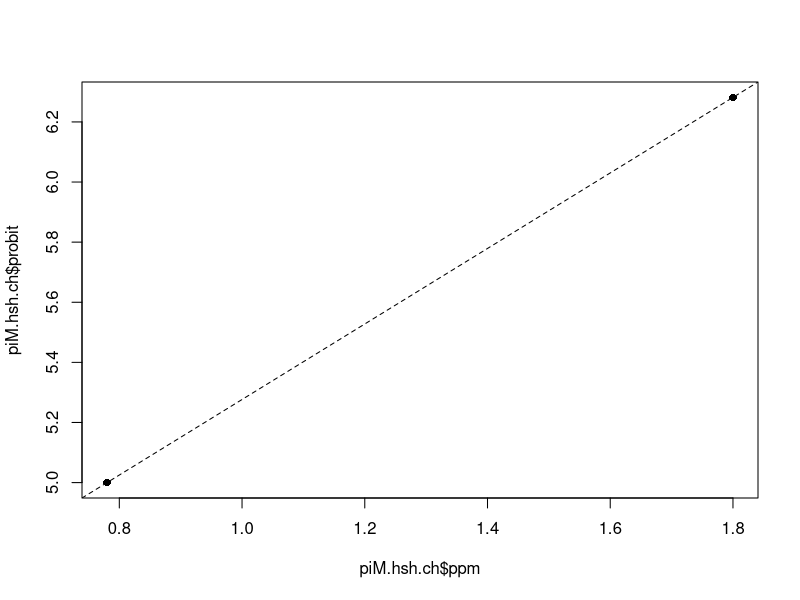
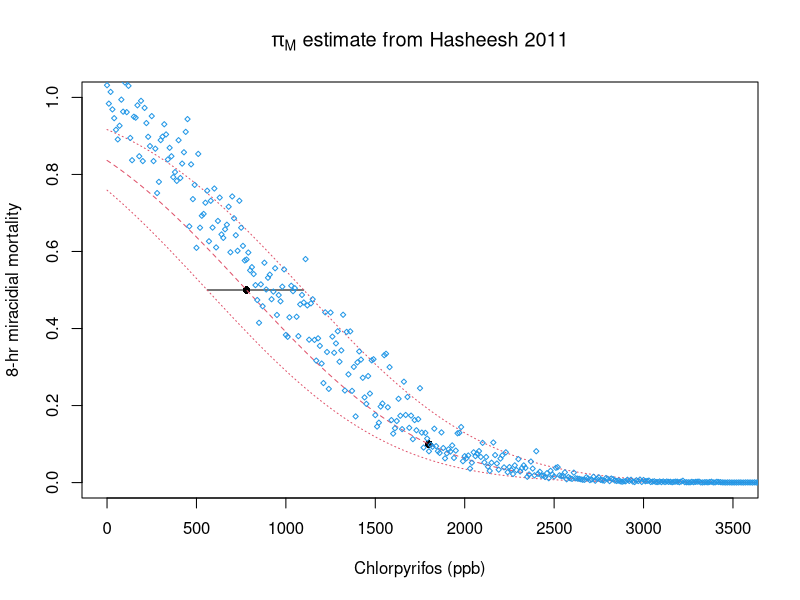
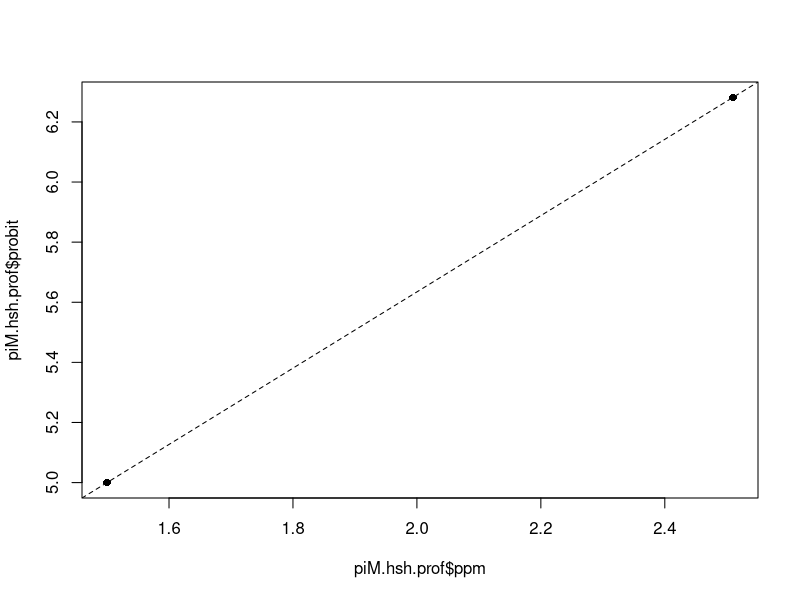
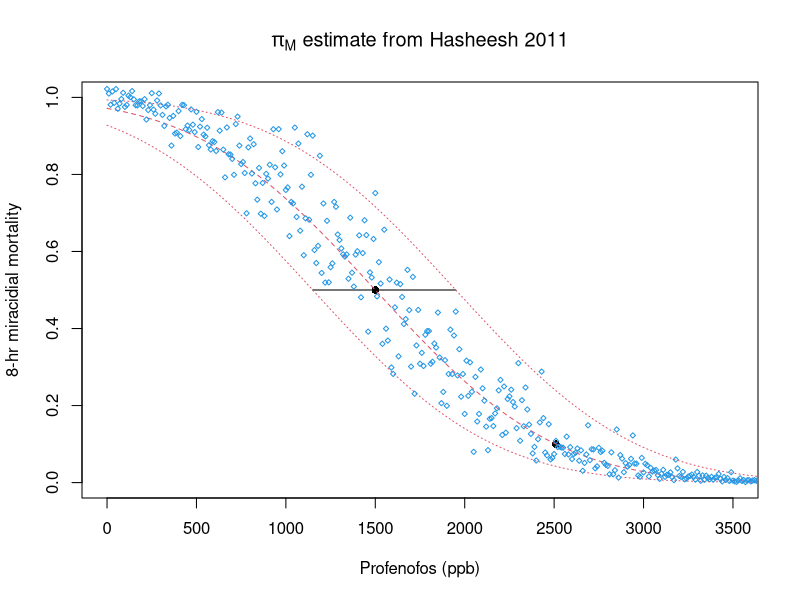
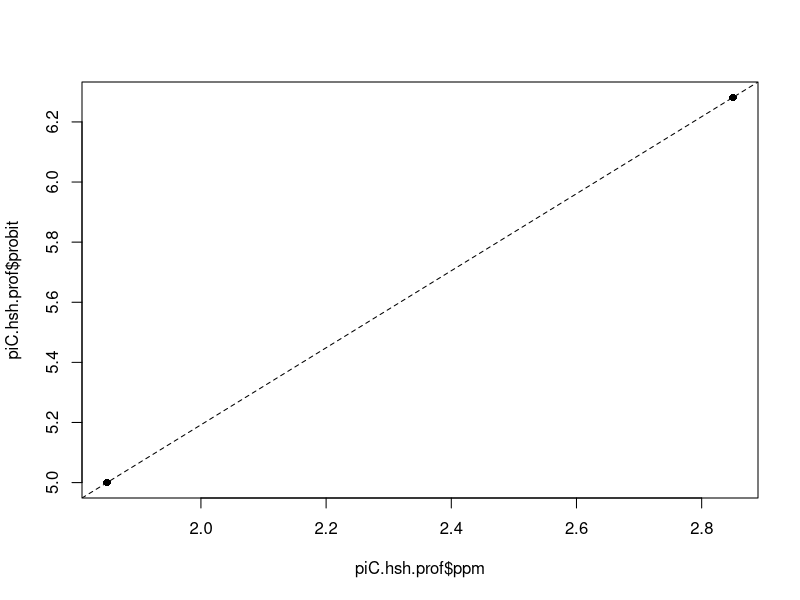
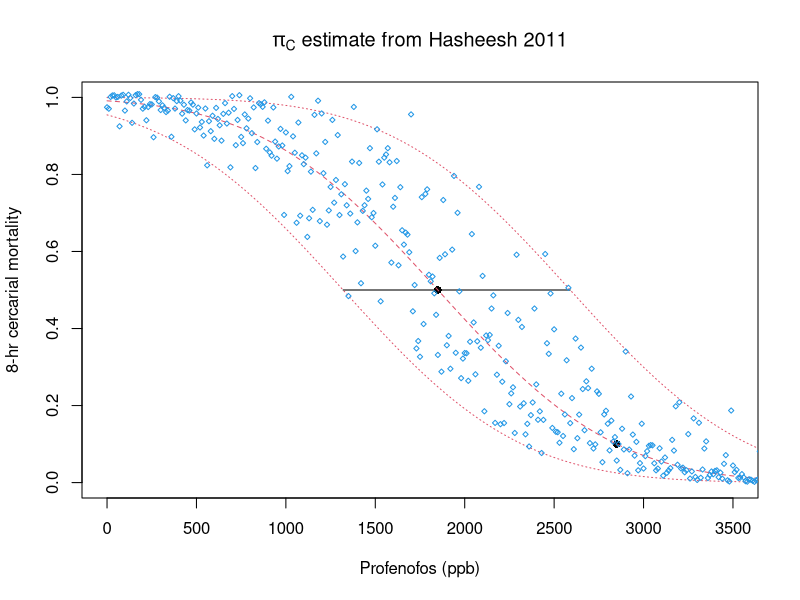
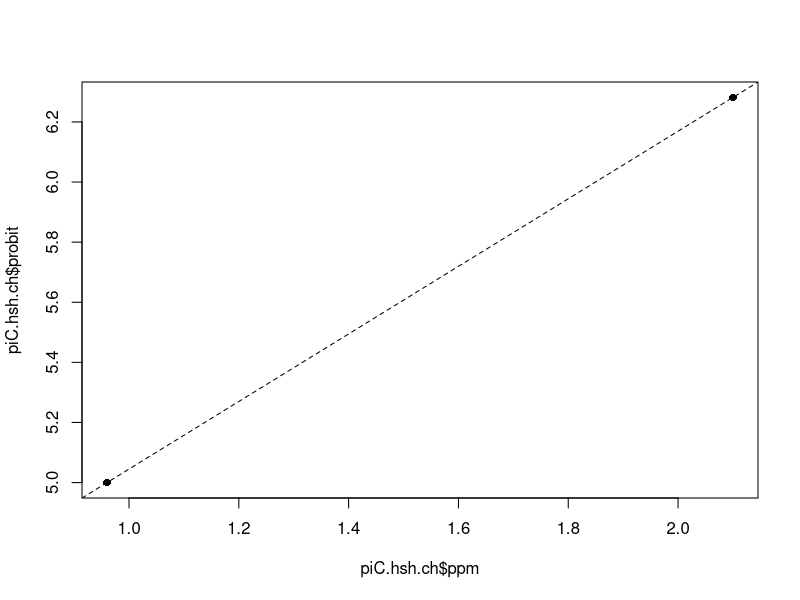
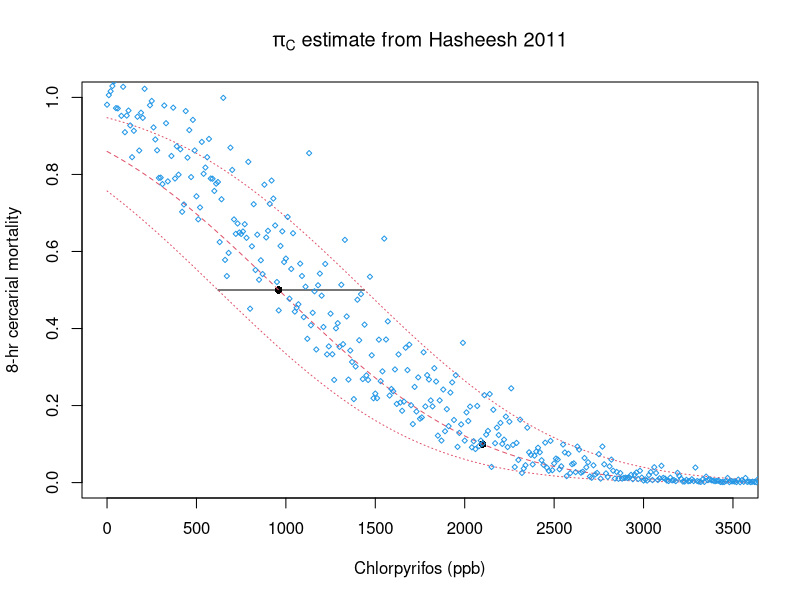

Recreate these plots in R, in order.
#This work is licensed under a Creative Commons Attribution-NonCommercial 4.0 International License#########
#<http://creativecommons.org/licenses/by-nc/4.0/> by Christopher Hoover, Arathi Arakala, Manoj Gambhir 
#and Justin Remais. This work was supported in part by the National Institutes of Health/National Science 
#Foundation Ecology of Infectious Disease program funded by the Fogarty International Center 
#(grant R01TW010286), the National Institute of Allergy and Infectious Diseases (grant K01AI091864), 
#and the National Science Foundation Water Sustainability and Climate Program (grant 1360330).

#Per the terms of this license, if you are making derivative use of this work, you must identify that 
#your work is a derivative work, give credit to the original work, provide a link to the license, 
#and indicate changes that were made.###############
    
#Toxicity to miracidia and cercariae from table 5 ###############
#ChlorP miracidia #########
piM.hsh.ch = data.frame(conc = c(0.78, 1.8)*1000,
                        mort = c(.50 , .90),
                        surv = 0)
  piM.hsh.ch$surv = 1 - piM.hsh.ch$mort
  piM.hsh.ch$ppm = piM.hsh.ch$conc/1000
  piM.hsh.ch$log10 = log10(piM.hsh.ch$conc)
  piM.hsh.ch$probit = qnorm(piM.hsh.ch$mort, mean = 5)
  
plot(piM.hsh.ch$ppm, piM.hsh.ch$probit, pch = 16)
  lm.hsh.pim.ch = lm(probit ~ ppm, data = piM.hsh.ch)
  
  abline(coef(lm.hsh.pim.ch), lty = 2)
  
  lc50.hash.pim.ch = 0.78
  slp.hash.pim.ch = coef(lm.hsh.pim.ch)[2]
  se.lc50.hash.pim.ch = mean(c(log10(1.1 / lc50.hash.pim.ch), log10(lc50.hash.pim.ch / 0.56))) / 1.96

  plot(piM.hsh.ch$conc, piM.hsh.ch$surv, pch = 16, ylim = c(0,1), xlim = c(0,3500),
       xlab = 'Chlorpyrifos (ppb)', ylab = '8-hr miracidial mortality',
       main = expression(paste(pi[M], ' estimate from Hasheesh 2011')))
    segments(x0 = 560, y0 = 0.5, x1 = 1100, y1 = 0.5)

fx.piM.hsh.chlor = function(In, lc = lc50.hash.pim.ch){
  Ins = In/1000
  pnorm(-slp.hash.pim.ch * (Ins - lc))
}    

  lines(seq(0,4000,10), sapply(seq(0,4000,10), fx.piM.hsh.chlor), lty = 2, col = 2)
  lines(seq(0,4000,10), sapply(seq(0,4000,10), fx.piM.hsh.chlor, lc = 1.1), lty = 3, col = 2)
  lines(seq(0,4000,10), sapply(seq(0,4000,10), fx.piM.hsh.chlor, lc = 0.56), lty = 3, col = 2)

piM_ch_Hash11_uncertainty = function(In){
  #if(In == 0) piM = 1 else{
    Ins = In/1000
    lc50 = 10^(rnorm(1, log10(lc50.hash.pim.ch), se.lc50.hash.pim.ch))
    piM = pnorm(-slp.hash.pim.ch * (Ins - lc50)) / fx.piM.hsh.chlor(0)
  #}
  #if(piM > 1) piM = 1
  #if(piM < 0) piM = 0
  
  return(piM)
}
  points(seq(0,4000,10), sapply(seq(0,4000,10), piM_ch_Hash11_uncertainty, simplify = T), 
         pch = 5, col = 4, cex = 0.5)

keep.hsh.ch.pim = c('piM_ch_Hash11_uncertainty', 'fx.piM.hsh.chlor', 'slp.hash.pim.ch',
                    'lc50.hash.pim.ch', 'se.lc50.hash.pim.ch')  
#Profenofos miracidia #########
piM.hsh.prof = data.frame(conc = c(1.5, 2.51)*1000,
                    mort = c(.50 , .90),
                    surv = 0)
  piM.hsh.prof$surv = 1 - piM.hsh.prof$mort
  piM.hsh.prof$surv = 1 - piM.hsh.prof$mort
  piM.hsh.prof$ppm = piM.hsh.prof$conc/1000
  piM.hsh.prof$log10 = log10(piM.hsh.prof$conc)
  piM.hsh.prof$probit = qnorm(piM.hsh.prof$mort, mean = 5)
  
  plot(piM.hsh.prof$ppm, piM.hsh.prof$probit, pch = 16)
    lm.hsh.pim.prof = lm(probit ~ ppm, data = piM.hsh.prof)
    
  abline(coef(lm.hsh.pim.prof), lty = 2)
  
  lc50.hash.pim.prof = 1.5
  slp.hash.pim.prof = coef(lm.hsh.pim.prof)[2]
  se.lc50.hash.pim.prof = mean(c(log10(1.95 / lc50.hash.pim.prof), log10(lc50.hash.pim.prof / 1.15))) / 1.96
  
plot(piM.hsh.prof$conc, piM.hsh.prof$surv, pch = 16, ylim = c(0,1), xlim = c(0,3500),
     xlab = 'Profenofos (ppb)', ylab = '8-hr miracidial mortality',
     main = expression(paste(pi[M], ' estimate from Hasheesh 2011')))
  segments(x0 = 1150, y0 = 0.5, x1 = 1950, y1 = 0.5)

fx.piM.hsh.prof = function(In, lc = lc50.hash.pim.prof){
  Ins = In/1000
  pnorm(-slp.hash.pim.prof * (Ins - lc))
}  
  lines(seq(0,4000,10), sapply(seq(0,4000,10), fx.piM.hsh.prof), lty = 2, col = 2)
  lines(seq(0,4000,10), sapply(seq(0,4000,10), fx.piM.hsh.prof, lc = 1.95), lty = 3, col = 2)
  lines(seq(0,4000,10), sapply(seq(0,4000,10), fx.piM.hsh.prof, lc = 1.15), lty = 3, col = 2)
  
piM_pr_Hash11_uncertainty = function(In){
  #if(In == 0) piM = 1 else{
    Ins = In/1000
    lc50 = 10^(rnorm(1, log10(lc50.hash.pim.prof), se.lc50.hash.pim.prof))
    piM = pnorm(-slp.hash.pim.prof * (Ins - lc50)) / fx.piM.hsh.prof(0)
  #}
  #if(piM > 1) piM = 1
  #if(piM < 0) piM = 0
  
  return(piM)
}

  points(seq(0,4000,10), sapply(seq(0,4000,10), piM_pr_Hash11_uncertainty, simplify = T), 
         pch = 5, col = 4, cex = 0.5)
  
keep.hsh.pim.prof = c('piM_pr_Hash11_uncertainty', 'slp.hash.pim.prof', 'lc50.hash.pim.prof',
                      'se.lc50.hash.pim.prof', 'fx.piM.hsh.prof')  
#miracidia keep vector #########
keep.hsh.pim = c(keep.hsh.ch.pim, keep.hsh.pim.prof)  

#profenofos cercariae #######
piC.hsh.prof = data.frame(conc = c(1.85, 2.85)*1000,
                          mort = c(.50 , .90),
                          surv = 0)
  piC.hsh.prof$surv = 1 - piC.hsh.prof$mort
  piC.hsh.prof$surv = 1 - piC.hsh.prof$mort
  piC.hsh.prof$ppm = piC.hsh.prof$conc/1000
  piC.hsh.prof$log10 = log10(piC.hsh.prof$conc)
  piC.hsh.prof$probit = qnorm(piC.hsh.prof$mort, mean = 5)

plot(piC.hsh.prof$ppm, piC.hsh.prof$probit, pch = 16)
  lm.hsh.pic.prof = lm(probit ~ ppm, data = piC.hsh.prof)
  
  abline(coef(lm.hsh.pic.prof), lty = 2)

  lc50.hash.pic.prof = 1.85
  slp.hash.pic.prof = coef(lm.hsh.pic.prof)[2]
  se.lc50.hash.pic.prof = mean(c(log10(2.59 / lc50.hash.pic.prof), log10(lc50.hash.pic.prof / 1.32))) / 1.96

plot(piC.hsh.prof$conc, piC.hsh.prof$surv, pch = 16, ylim = c(0,1), xlim = c(0,3500),
     xlab = 'Profenofos (ppb)', ylab = '8-hr cercarial mortality',
     main = expression(paste(pi[C], ' estimate from Hasheesh 2011')))
  segments(x0 = 2590, y0 = 0.5, x1 = 1320, y1 = 0.5)

fx.piC.hsh.prof = function(In, lc = lc50.hash.pic.prof){
  Ins = In/1000
  pnorm(-slp.hash.pic.prof * (Ins - lc))
}  
  lines(seq(0,4000,10), sapply(seq(0,4000,10), fx.piC.hsh.prof), lty = 2, col = 2)
  lines(seq(0,4000,10), sapply(seq(0,4000,10), fx.piC.hsh.prof, lc = 2.59), lty = 3, col = 2)
  lines(seq(0,4000,10), sapply(seq(0,4000,10), fx.piC.hsh.prof, lc = 1.32), lty = 3, col = 2)

  piC_pr_Hash11_uncertainty = function(In){
   # if(In == 0) piC = 1 else{
      Ins = In/1000
      lc50 = 10^(rnorm(1, log10(lc50.hash.pic.prof), se.lc50.hash.pic.prof))
      piC = pnorm(-slp.hash.pic.prof * (Ins - lc50)) / fx.piC.hsh.prof(0)
   # }
    #if(piC > 1) piC = 1
    #if(piC < 0) piC = 0
    
    return(piC)
  }
  
    points(seq(0,4000,10), sapply(seq(0,4000,10), piC_pr_Hash11_uncertainty, simplify = T), 
           pch = 5, col = 4, cex = 0.5)

keep.hsh.pic.prof = c('piC_pr_Hash11_uncertainty', 'slp.hash.pic.prof', 'lc50.hash.pic.prof',
                      'se.lc50.hash.pic.prof', 'fx.piC.hsh.prof')  

#chlorpyrifos cercariae #######
piC.hsh.ch = data.frame(conc = c(0.96, 2.1)*1000,
                        mort = c(.50 , .90),
                        surv = 0)
  piC.hsh.ch$surv = 1 - piC.hsh.ch$mort
  piC.hsh.ch$ppm = piC.hsh.ch$conc/1000
  piC.hsh.ch$log10 = log10(piC.hsh.ch$conc)
  piC.hsh.ch$probit = qnorm(piC.hsh.ch$mort, mean = 5)
  
plot(piC.hsh.ch$ppm, piC.hsh.ch$probit, pch = 16)
  lm.hsh.pic.ch = lm(probit ~ ppm, data = piC.hsh.ch)
  
  abline(coef(lm.hsh.pic.ch), lty = 2)
  
  lc50.hash.pic.ch = 0.96
  slp.hash.pic.ch = coef(lm.hsh.pic.ch)[2]
  se.lc50.hash.pic.ch = mean(c(log10(1.44 / lc50.hash.pic.ch), log10(lc50.hash.pic.ch / 0.62))) / 1.96
  
plot(piC.hsh.ch$conc, piC.hsh.ch$surv, pch = 16, ylim = c(0,1), xlim = c(0,3500),
     xlab = 'Chlorpyrifos (ppb)', ylab = '8-hr cercarial mortality',
     main = expression(paste(pi[C], ' estimate from Hasheesh 2011')))
  segments(x0 = 620, y0 = 0.5, x1 = 1440, y1 = 0.5)
  
  fx.piC.hsh.chlor = function(In, lc = lc50.hash.pic.ch){
    Ins = In/1000
    pnorm(-slp.hash.pic.ch * (Ins - lc))
  }    
  lines(seq(0,4000,10), sapply(seq(0,4000,10), fx.piC.hsh.chlor), lty = 2, col = 2)
  lines(seq(0,4000,10), sapply(seq(0,4000,10), fx.piC.hsh.chlor, lc = 1.44), lty = 3, col = 2)
  lines(seq(0,4000,10), sapply(seq(0,4000,10), fx.piC.hsh.chlor, lc = 0.62), lty = 3, col = 2)
  
  piC_ch_Hash11_uncertainty = function(In){
    #if(In == 0) piC = 1 else{
      Ins = In/1000
      lc50 = 10^(rnorm(1, log10(lc50.hash.pic.ch), se.lc50.hash.pic.ch))
      piC = pnorm(-slp.hash.pic.ch * (Ins - lc50)) / fx.piC.hsh.chlor(0)
    #}
    #if(piC > 1) piC = 1
    #if(piC < 0) piC = 0
    
    return(piC)
  }
  points(seq(0,4000,10), sapply(seq(0,4000,10), piC_ch_Hash11_uncertainty, simplify = T), 
         pch = 5, col = 4, cex = 0.5)
  
  keep.hsh.ch.pic = c('piC_ch_Hash11_uncertainty', 'fx.piC.hsh.chlor', 'slp.hash.pic.ch',
                      'lc50.hash.pic.ch', 'se.lc50.hash.pic.ch')  
  
#cercariae keep vector #########
keep.hsh.pic = c(keep.hsh.ch.pic, keep.hsh.pic.prof)  